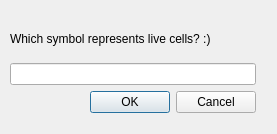
<?xml version="1.0" encoding="UTF-8"?>
<ui version="4.0">
 <class>symboloflife</class>
 <widget class="QDialog" name="symboloflife">
  <property name="geometry">
   <rect>
    <x>0</x>
    <y>0</y>
    <width>277</width>
    <height>134</height>
   </rect>
  </property>
  <property name="windowTitle">
   <string>Dialog</string>
  </property>
  <widget class="QWidget" name="verticalLayoutWidget">
   <property name="geometry">
    <rect>
     <x>10</x>
     <y>20</y>
     <width>246</width>
     <height>93</height>
    </rect>
   </property>
   <layout class="QVBoxLayout" name="verticalLayout">
    <item>
     <widget class="QLabel" name="lbldialogsol">
      <property name="text">
       <string>Which symbol represents live cells? :)</string>
      </property>
      <property name="buddy">
       <cstring>editSymboloflife</cstring>
      </property>
     </widget>
    </item>
    <item>
     <widget class="QLineEdit" name="editSymboloflife">
      <property name="toolTip">
       <string>only one character</string>
      </property>
      <property name="maxLength">
       <number>1</number>
      </property>
      <property name="placeholderText">
       <string/>
      </property>
     </widget>
    </item>
    <item>
     <widget class="QDialogButtonBox" name="btnSOL">
      <property name="orientation">
       <enum>Qt::Orientation::Horizontal</enum>
      </property>
      <property name="standardButtons">
       <set>QDialogButtonBox::StandardButton::Cancel|QDialogButtonBox::StandardButton::Ok</set>
      </property>
     </widget>
    </item>
   </layout>
  </widget>
 </widget>
 <resources/>
 <connections>
  <connection>
   <sender>btnSOL</sender>
   <signal>accepted()</signal>
   <receiver>symboloflife</receiver>
   <slot>accept()</slot>
   <hints>
    <hint type="sourcelabel">
     <x>249</x>
     <y>111</y>
    </hint>
    <hint type="destinationlabel">
     <x>157</x>
     <y>274</y>
    </hint>
   </hints>
  </connection>
  <connection>
   <sender>btnSOL</sender>
   <signal>rejected()</signal>
   <receiver>symboloflife</receiver>
   <slot>reject()</slot>
   <hints>
    <hint type="sourcelabel">
     <x>254</x>
     <y>111</y>
    </hint>
    <hint type="destinationlabel">
     <x>286</x>
     <y>274</y>
    </hint>
   </hints>
  </connection>
 </connections>
</ui>
